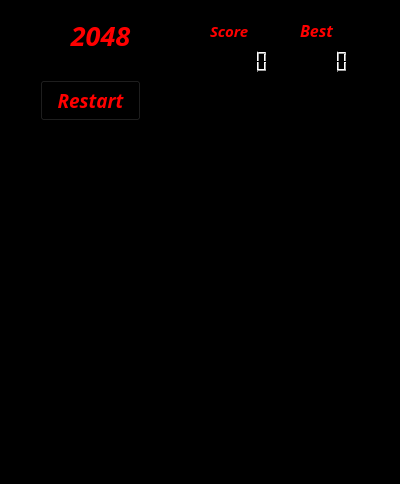
<?xml version="1.0" encoding="UTF-8"?>
<ui version="4.0">
 <class>MainWindow</class>
 <widget class="QMainWindow" name="MainWindow">
  <property name="geometry">
   <rect>
    <x>0</x>
    <y>0</y>
    <width>400</width>
    <height>484</height>
   </rect>
  </property>
  <property name="windowTitle">
   <string>MainWindow</string>
  </property>
  <widget class="QWidget" name="centralWidget">
   <property name="styleSheet">
    <string notr="true">background-color: rgb(0, 0, 0);</string>
   </property>
   <widget class="QWidget" name="gridLayoutWidget">
    <property name="geometry">
     <rect>
      <x>10</x>
      <y>140</y>
      <width>371</width>
      <height>321</height>
     </rect>
    </property>
    <layout class="QGridLayout" name="gridLayout">
     <item row="3" column="3">
      <widget class="QLabel" name="label_17">
       <property name="text">
        <string>TextLabel</string>
       </property>
       <property name="scaledContents">
        <bool>true</bool>
       </property>
      </widget>
     </item>
     <item row="2" column="1">
      <widget class="QLabel" name="label_4">
       <property name="text">
        <string>TextLabel</string>
       </property>
       <property name="scaledContents">
        <bool>true</bool>
       </property>
      </widget>
     </item>
     <item row="0" column="0">
      <widget class="QLabel" name="label_10">
       <property name="autoFillBackground">
        <bool>true</bool>
       </property>
       <property name="text">
        <string>TextLabel</string>
       </property>
       <property name="scaledContents">
        <bool>true</bool>
       </property>
      </widget>
     </item>
     <item row="2" column="0">
      <widget class="QLabel" name="label_2">
       <property name="text">
        <string>TextLabel</string>
       </property>
       <property name="scaledContents">
        <bool>true</bool>
       </property>
      </widget>
     </item>
     <item row="3" column="0">
      <widget class="QLabel" name="label">
       <property name="text">
        <string>TextLabel</string>
       </property>
       <property name="scaledContents">
        <bool>true</bool>
       </property>
      </widget>
     </item>
     <item row="3" column="1">
      <widget class="QLabel" name="label_11">
       <property name="text">
        <string>TextLabel</string>
       </property>
       <property name="scaledContents">
        <bool>true</bool>
       </property>
      </widget>
     </item>
     <item row="1" column="0">
      <widget class="QLabel" name="label_3">
       <property name="text">
        <string>TextLabel</string>
       </property>
       <property name="scaledContents">
        <bool>true</bool>
       </property>
      </widget>
     </item>
     <item row="0" column="2">
      <widget class="QLabel" name="label_12">
       <property name="text">
        <string>TextLabel</string>
       </property>
       <property name="scaledContents">
        <bool>true</bool>
       </property>
      </widget>
     </item>
     <item row="2" column="3">
      <widget class="QLabel" name="label_6">
       <property name="text">
        <string>TextLabel</string>
       </property>
       <property name="scaledContents">
        <bool>true</bool>
       </property>
      </widget>
     </item>
     <item row="1" column="2">
      <widget class="QLabel" name="label_13">
       <property name="text">
        <string>TextLabel</string>
       </property>
       <property name="scaledContents">
        <bool>true</bool>
       </property>
      </widget>
     </item>
     <item row="3" column="2">
      <widget class="QLabel" name="label_14">
       <property name="text">
        <string>TextLabel</string>
       </property>
       <property name="scaledContents">
        <bool>true</bool>
       </property>
      </widget>
     </item>
     <item row="2" column="2">
      <widget class="QLabel" name="label_5">
       <property name="text">
        <string>TextLabel</string>
       </property>
       <property name="scaledContents">
        <bool>true</bool>
       </property>
      </widget>
     </item>
     <item row="0" column="1">
      <widget class="QLabel" name="label_8">
       <property name="text">
        <string>TextLabel</string>
       </property>
       <property name="scaledContents">
        <bool>true</bool>
       </property>
      </widget>
     </item>
     <item row="1" column="1">
      <widget class="QLabel" name="label_7">
       <property name="text">
        <string>TextLabel</string>
       </property>
       <property name="scaledContents">
        <bool>true</bool>
       </property>
      </widget>
     </item>
     <item row="1" column="3">
      <widget class="QLabel" name="label_15">
       <property name="text">
        <string>TextLabel</string>
       </property>
       <property name="scaledContents">
        <bool>true</bool>
       </property>
      </widget>
     </item>
     <item row="0" column="3">
      <widget class="QLabel" name="label_16">
       <property name="text">
        <string>TextLabel</string>
       </property>
       <property name="scaledContents">
        <bool>true</bool>
       </property>
      </widget>
     </item>
    </layout>
   </widget>
   <widget class="QPushButton" name="pushButton">
    <property name="geometry">
     <rect>
      <x>40</x>
      <y>80</y>
      <width>101</width>
      <height>41</height>
     </rect>
    </property>
    <property name="font">
     <font>
      <family>Small Fonts</family>
      <pointsize>14</pointsize>
      <weight>75</weight>
      <italic>true</italic>
      <bold>true</bold>
     </font>
    </property>
    <property name="focusPolicy">
     <enum>Qt::NoFocus</enum>
    </property>
    <property name="styleSheet">
     <string notr="true">
color: rgb(255, 0, 0);</string>
    </property>
    <property name="text">
     <string>Restart</string>
    </property>
   </widget>
   <widget class="QLabel" name="label_9">
    <property name="geometry">
     <rect>
      <x>20</x>
      <y>10</y>
      <width>161</width>
      <height>51</height>
     </rect>
    </property>
    <property name="font">
     <font>
      <family>Small Fonts</family>
      <pointsize>20</pointsize>
      <weight>75</weight>
      <italic>true</italic>
      <bold>true</bold>
     </font>
    </property>
    <property name="styleSheet">
     <string notr="true">color: rgb(255, 0, 0);</string>
    </property>
    <property name="text">
     <string>2048</string>
    </property>
    <property name="alignment">
     <set>Qt::AlignCenter</set>
    </property>
   </widget>
   <widget class="QLCDNumber" name="lcdNumber">
    <property name="geometry">
     <rect>
      <x>210</x>
      <y>50</y>
      <width>64</width>
      <height>23</height>
     </rect>
    </property>
   </widget>
   <widget class="QLabel" name="label_18">
    <property name="geometry">
     <rect>
      <x>210</x>
      <y>20</y>
      <width>61</width>
      <height>21</height>
     </rect>
    </property>
    <property name="font">
     <font>
      <family>Small Fonts</family>
      <pointsize>11</pointsize>
      <weight>75</weight>
      <italic>true</italic>
      <bold>true</bold>
     </font>
    </property>
    <property name="styleSheet">
     <string notr="true">color: rgb(255, 0, 0);</string>
    </property>
    <property name="text">
     <string>Score</string>
    </property>
   </widget>
   <widget class="QLabel" name="label_19">
    <property name="geometry">
     <rect>
      <x>300</x>
      <y>20</y>
      <width>61</width>
      <height>21</height>
     </rect>
    </property>
    <property name="font">
     <font>
      <family>Small Fonts</family>
      <pointsize>12</pointsize>
      <weight>75</weight>
      <italic>true</italic>
      <bold>true</bold>
     </font>
    </property>
    <property name="styleSheet">
     <string notr="true">color: rgb(255, 0, 0);</string>
    </property>
    <property name="text">
     <string>Best</string>
    </property>
   </widget>
   <widget class="QLCDNumber" name="lcdNumber_2">
    <property name="geometry">
     <rect>
      <x>290</x>
      <y>50</y>
      <width>64</width>
      <height>23</height>
     </rect>
    </property>
   </widget>
  </widget>
 </widget>
 <layoutdefault spacing="6" margin="11"/>
 <resources/>
 <connections/>
</ui>
